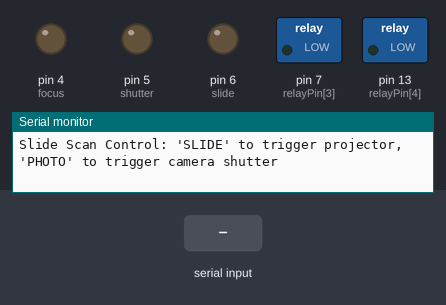
Bench run of a sketch on a simulated Arduino Uno, built with avr-gcc and run on an emulated ATmega328P. Shown: switched loads named in the sketch (green lamp = pin HIGH), output pins drawn as LEDs (lit = HIGH), the last lines printed to the serial monitor. The test bench sets the inputs (shaded band).

Above: at 1.2 s.
1.3 s: "PHOTO\n" received over Serial
At 2.1 s:
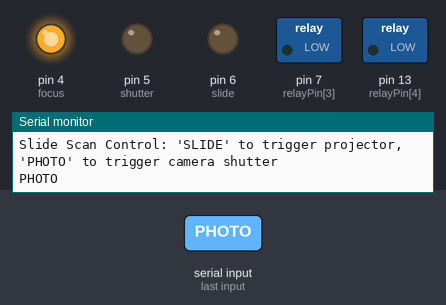
4.0 s: "SLIDE\n" received over Serial
At 4.13 s:
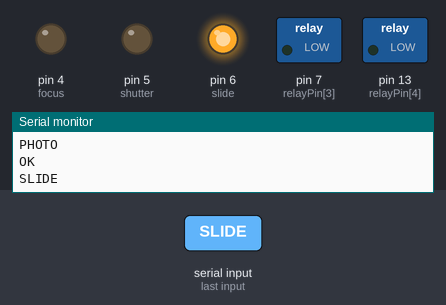
Timing chart, 0 to 7.0 s (numbered marks = the images above; inputs shaded):
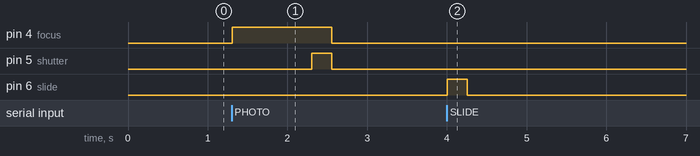

Measured:
- after the input at 1.3 s, pin 4 (focus): LOW → HIGH at once, → LOW 1.3 s later; pin 5 (shutter): LOW → HIGH after 1.0 s, → LOW 0.25 s later
- after the input at 4.0 s, pin 6 (slide): LOW → HIGH at once, → LOW 0.25 s later

The sketch:

serial_relay_control.ino
```cpp
// Arduino program to advance a slide projector then trigger a camera shutter release
// first used with Kodak carousel projector and a Nikon D90 DSLR camera.  Overall
// timing and control handled by PC via serial port link to arduino.
// Jan 30, 2016 - Bob S.

int MAX_CMD_LENGTH = 10;
char cmd[10];
int cmdIndex;
char incomingByte;
unsigned char relayPin[5] = {4,5,6,7,13};
int focus   = 4;
int shutter = 5;
int slide   = 6;
int on_delay = 1000;

void setup() {

  //Setup Serial Port with baud rate of 9600
  Serial.begin(9600);
  Serial.println("Slide Scan Control: 'SLIDE' to trigger projector, 'PHOTO' to trigger camera shutter");
  Serial.println();

  int i;
  for(i = 0; i < 5; i++) {
    pinMode(relayPin[i],OUTPUT);
  }

  //indicate start
  cmdIndex = 0;
}

void loop() {

  if (incomingByte=Serial.available()>0) {

    char byteIn = Serial.read();
    cmd[cmdIndex] = byteIn;
    Serial.print(byteIn);

    // Mac='\n', PC='\r'
    if(byteIn=='\r' || byteIn=='\n') {

      //command finished
      cmd[cmdIndex] = '\0';
      //Serial.println("<n>");
      cmdIndex = 0;

      if(strcmp(cmd, "SLIDE")  == 0){

        //Serial.println("Command received: SLIDE");
        digitalWrite(slide,HIGH);
        delay(250);
        digitalWrite(slide,LOW);
        Serial.println("OK");

      }else if (strcmp(cmd, "PHOTO")  == 0) {

        //Serial.println("Command received: PHOTO");
        // Camera focus must be on before shutter can be triggered
        digitalWrite(focus,HIGH);
        delay(on_delay);
        digitalWrite(shutter,HIGH);
        delay(250);
        digitalWrite(shutter,LOW);
        digitalWrite(focus,LOW);
        Serial.println("OK");

      }else{
        //Serial.println("Command received: unknown!");
        Serial.println("ERROR");
     }

    }else{
      if(cmdIndex++ >= MAX_CMD_LENGTH){
        cmdIndex = 0;
      }
    }
  }
}
```
